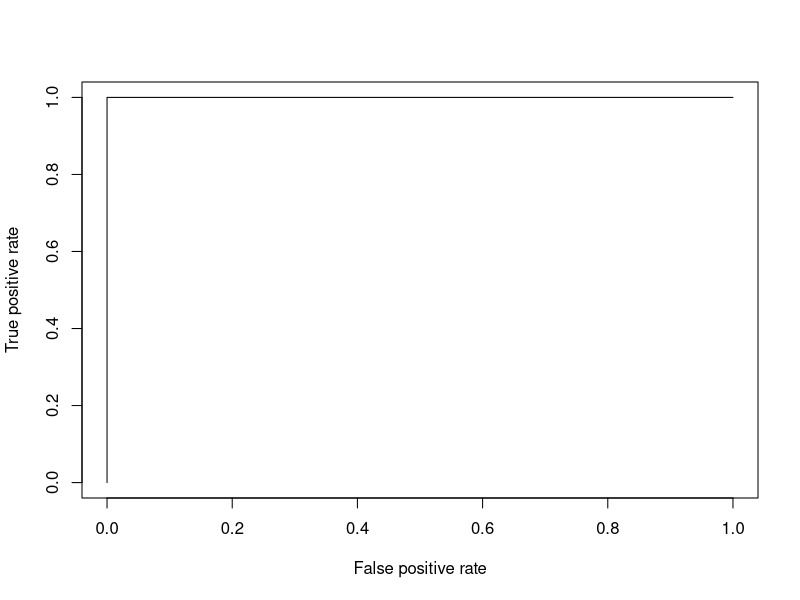

Generate this figure with R:
#logistic regression
library(dplyr)
library(ROCR)#for ROC AUC
library(caTools)#for split
#for mtcars dataset use dplyr
dim(mtcars)
head(mtcars)
colnames(mtcars)

split<- sample.split(mtcars$vs,SplitRatio = 0.7)#vs is target variable
training<-subset(mtcars,split==TRUE)
testing<-subset(mtcars,split==FALSE)

#model
model<-glm(
  formula=vs~wt+disp,data = mtcars, 
  family =  binomial(link="logit"))#input variables are wt and disp

summary(model)
coef(model)

predns <- predict(model,testing)
predns #you get probs

predns <- ifelse(predns>0.5,1,0)
predns

table(predns,testing$vs)
ROCPred <- prediction(predns, testing$vs)  

ROCPer <- performance(ROCPred, measure = "tpr",  x.measure = "fpr") 

auc <- performance(ROCPred, measure = "auc") 

auc <- auc@y.values[[1]] 
plot(ROCPer)
